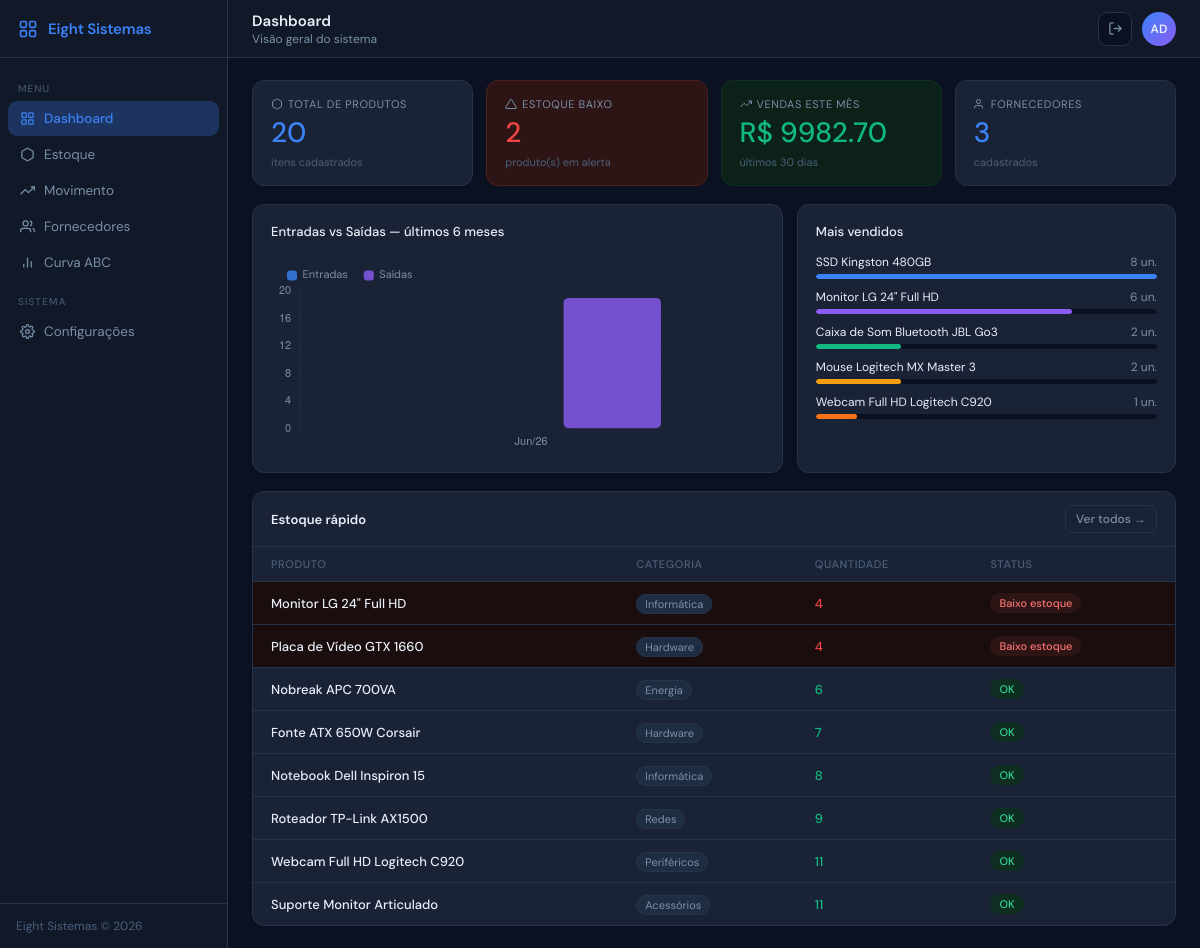
The page / (signed in) on the database as committed earlier.
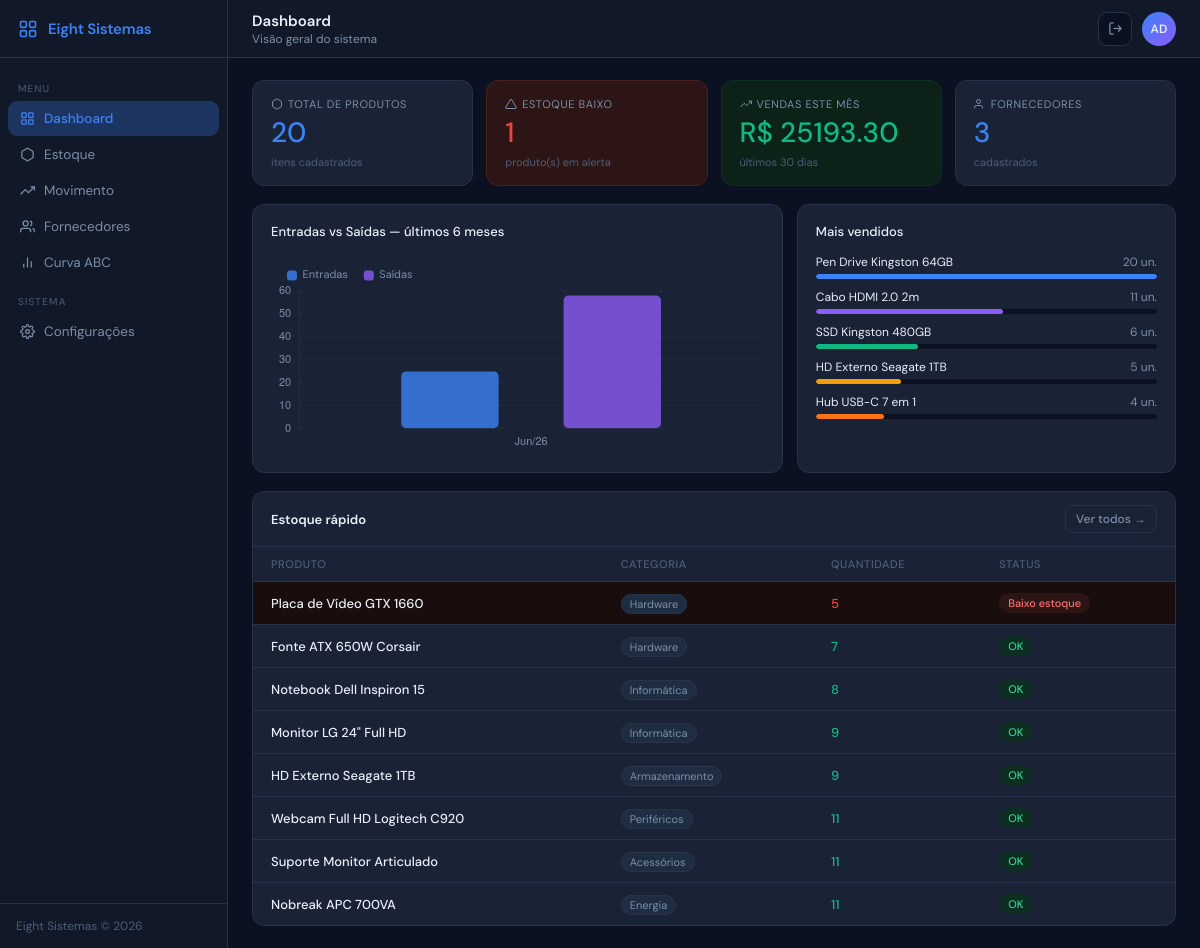
The same page on the database as committed later.
### models/produto.py (models this page shows)
class Produto(db.Model):
    __tablename__ = "produtos"
    id             = db.Column(db.Integer, primary_key=True)
    nome           = db.Column(db.String(100), nullable=False)
    categoria      = db.Column(db.String(50))
    quantidade     = db.Column(db.Integer, default=0, nullable=False)
    estoque_minimo = db.Column(db.Integer, default=5, nullable=False)
    preco_custo    = db.Column(db.Numeric(10,2))
    preco_venda    = db.Column(db.Numeric(10,2))
    descricao      = db.Column(db.Text)
    fornecedor_id  = db.Column(db.Integer, db.ForeignKey("fornecedores.id"))
    movimentacoes  = db.relationship("Movimentacao", backref="produto", lazy=True, cascade="all, delete-orphan")
    @property
    def estoque_baixo(self):
        return self.quantidade <= self.estoque_minimo

### routes/dashboard.py (the view)
@dashboard_bp.route("/")
@login_required
def index():
    totais  = DashboardService.totais_rapidos()
    grafico = DashboardService.grafico_seis_meses()
    return render_template("index.html", **totais,
        graf_labels=grafico["labels"], graf_entradas=grafico["entradas"],
        graf_saidas=grafico["saidas"], top_vendidos=DashboardService.top_vendidos(),
        estoque_rapido=DashboardService.estoque_rapido())

### auth.py (called while the page is built)
def login_required(f):
    @wraps(f)
    def decorated(*args, **kwargs):
        if "usuario_id" not in session:
            return redirect(url_for("auth.login"))
        return f(*args, **kwargs)
    return decorated

### services/dashboard_service.py (called while the page is built)
    @staticmethod
    def totais_rapidos():
        from models import Fornecedor
        alertas = Produto.query.filter(Produto.quantidade <= Produto.estoque_minimo).count()
        data_30d = datetime.now() - timedelta(days=30)
        movs = Movimentacao.query.filter(
            Movimentacao.tipo == "saida",
            Movimentacao.origem == "venda",
            Movimentacao.data_movimentacao >= data_30d,
        ).all()
        return {
            "total_produtos":     Produto.query.count(),
            "total_fornecedores": Fornecedor.query.count(),
            "alertas_count":      alertas,
            "total_vendas_mes":   sum(float(m.valor_unitario or 0) * m.quantidade for m in movs),
        }

### templates/index.html (shortened to what the changed rows need)
{% extends "base.html" %}
{% block content %}
<div class="cards-grid">
  <div class="stat-card {{ 'danger' if alertas_count > 0 else '' }}">
    <div class="card-label">
      <svg viewBox="0 0 24 24" fill="none" stroke="currentColor" stroke-width="2"><path d="M10.29 3.86L1.82 18a2 2 0 0 0 1.71 3h16.94a2 2 0 0 0 1.71-3L13.71 3.86a2 2 0 0 0-3.42 0z"/></svg>
      Estoque Baixo
    </div>
    <div class="card-value {{ 'red' if alertas_count > 0 else 'green' }}">{{ alertas_count }}</div>
    <div class="card-sub">produto(s) em alerta</div>
  </div>
  <div class="stat-card success">
    <div class="card-label">
      <svg viewBox="0 0 24 24" fill="none" stroke="currentColor" stroke-width="2"><polyline points="23 6 13.5 15.5 8.5 10.5 1 18"/><polyline points="17 6 23 6 23 12"/></svg>
      Vendas este mês
    </div>
    <div class="card-value green">R$ {{ "%.2f"|format(total_vendas_mes) }}</div>
    <div class="card-sub">últimos 30 dias</div>
  </div>
</div>
<div class="charts-row">
  <div class="chart-card">
    {% if graf_labels %}
    <div class="chart-canvas-wrap">
      <canvas id="chart-mov"></canvas>
    </div>
    {% else %}
    <div class="empty-chart">Nenhuma movimentação nos últimos 6 meses</div>
    {% endif %}
  </div>
  <div class="chart-card">
    {% if top_vendidos %}
    {% set colors = ['#3B82F6','#8B5CF6','#10B981','#F59E0B','#F97316'] %}
    <div class="most-sold">
      {% for p in top_vendidos %}
      <div class="prod-row">
        <div class="prod-row-top">
          <span>{{ p.nome }}</span>
          <span style="color:var(--muted)">{{ p.total }} un.</span>
        </div>
        <div class="prod-track">
          <div class="prod-fill" style="width:0%;background:{{ colors[loop.index0 % 5] }}"
               data-width="{{ p.pct }}"></div>
        </div>
      </div>
      {% endfor %}
    </div>
    {% else %}
    <div class="empty-chart">Nenhuma venda registrada ainda</div>
    {% endif %}
  </div>
</div>
<div class="tcard">
  {% if estoque_rapido %}
  <table>
    <thead>
      <tr>
        <th>Produto</th>
        <th>Categoria</th>
        <th>Quantidade</th>
        <th>Status</th>
      </tr>
    </thead>
    <tbody>
      {% for p in estoque_rapido[:8] %}
      <tr {% if not p.ok %}style="background:#1a0d0d"{% endif %}>
        <td class="fw500">{{ p.nome }}</td>
        <td>
          <span style="font-size:11px;background:var(--card2);border:1px solid var(--border);padding:2px 8px;border-radius:99px;color:var(--muted);">
            {{ p.categoria }}
          </span>
        </td>
        <td style="font-weight:500;color:{{ 'var(--red)' if not p.ok else 'var(--green)' }}">{{ p.quantidade }}</td>
        <td>
          <span class="badge-status {{ 'badge-ok' if p.ok else 'badge-low' }}">
            {{ 'OK' if p.ok else 'Baixo estoque' }}
          </span>
        </td>
      </tr>
      {% endfor %}
    </tbody>
  </table>
  {% else %}
  <div class="empty-state">
    <svg viewBox="0 0 24 24" fill="none" stroke="currentColor" stroke-width="1.5"><path d="M21 16V8a2 2 0 0 0-1-1.73l-7-4a2 2 0 0 0-2 0l-7 4A2 2 0 0 0 3 8v8a2 2 0 0 0 1 1.73l7 4a2 2 0 0 0 2 0l7-4A2 2 0 0 0 21 16z"/></svg>
    Nenhum produto cadastrado ainda.
  </div>
  {% endif %}
</div>
{% endblock %}
{% block scripts %}
<script>
window.CHART_DATA = {
  labels:   {{ graf_labels   | tojson }},
  entradas: {{ graf_entradas | tojson }},
  saidas:   {{ graf_saidas   | tojson }},
};
</script>
{% endblock %}

Rows that differ between the two databases and show on the page:
no longer on this page (row edited): Produto: nome "Caixa de Som Bluetooth JBL Go3", total "2", {{ p.pct }} 25 (drawn)
no longer on this page (row edited): Produto: nome "Mouse Logitech MX Master 3", total "2", {{ p.pct }} 25 (drawn)
no longer on one of the page's lists (row edited): Produto: nome "Monitor LG 24\" Full HD"
no longer on this page (row edited): Produto: nome "Roteador TP-Link AX1500", categoria "Redes", quantidade "9", ok "OK"
no longer on one of the page's lists (row unchanged): Produto: nome "Webcam Full HD Logitech C920", total "1"
now on this page (row edited): Produto: nome "Pen Drive Kingston 64GB", total "20", {{ p.pct }} 100 (drawn)
now on this page (row edited): Produto: nome "Cabo HDMI 2.0 2m", total "11", {{ p.pct }} 55 (drawn)
changed Produto "SSD Kingston 480GB": total "8" → "6"; {{ p.pct }} 100 → 30 (drawn)
now on this page (row edited): Produto: nome "HD Externo Seagate 1TB", total "5", {{ p.pct }} 25 (drawn), categoria "Armazenamento", quantidade "9", ok "OK"
now on this page (row edited): Produto: nome "Hub USB-C 7 em 1", total "4", {{ p.pct }} 20 (drawn)
changed Produto "Placa de Vídeo GTX 1660": quantidade "4" → "5"
changed Produto "Monitor LG 24\" Full HD": quantidade "4" → "9"; ok "Baixo estoque" → "OK"; moves down the list
changed Produto "Nobreak APC 700VA": quantidade "6" → "11"; moves down the list
Other text that changed with them:
{{ alertas_count }}: "2" → "1"
{{ "%.2f"|format(total_vendas_mes) }}: "9982.70" → "25193.30"
chart data {{ graf_entradas | tojson }}: [0] → [25.0]
chart data {{ graf_saidas   | tojson }}: [19.0] → [58.0]
